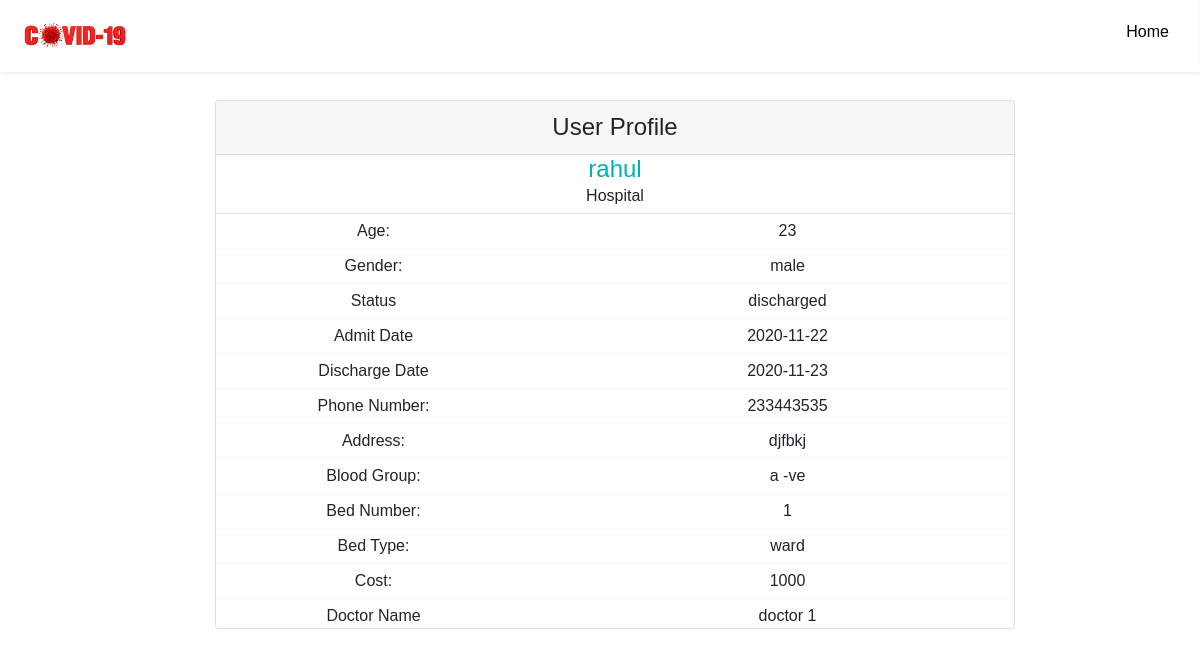
/patient/1, run on the app's committed database.
### models.py (models this page shows, shortened)
class Patient(db.Model):
    __tablename__ = "patient"
    id = db.Column(db.Integer, primary_key=True)
    name = db.Column(db.String(100), nullable=False)
    age = db.Column(db.Integer, nullable=False)
    gender = db.Column(db.String(10), nullable=False)
    status = db.Column(db.String(10), nullable=False)
    admit_date = db.Column(db.DateTime, nullable=False, default=datetime.utcnow)
    discharge_date = db.Column(db.DateTime, nullable=True)
    phone = db.Column(db.Integer, nullable=False)
    address = db.Column(db.Text, nullable=False)
    blood_group = db.Column(db.String(20), nullable=False)
    bed_id = db.Column(db.Integer, db.ForeignKey('bed.id'), nullable=False)
    doctor_id = db.Column(db.Integer, db.ForeignKey('doctor.id'), nullable=False)

class Bed(db.Model):
    __tablename__ = "bed"
    id = db.Column(db.Integer, primary_key=True)
    bed_number = db.Column(db.Integer, nullable=False)
    bed_type = db.Column(db.String(100), nullable=False)
    cost = db.Column(db.Integer, nullable=False)
    hospital_id = db.Column(db.Integer, db.ForeignKey('hospital.id'), nullable=False)
    patients = db.relationship('Patient', backref='bed', lazy=True)

class Doctor(db.Model):
    __tablename__ = "doctor"
    id = db.Column(db.Integer, primary_key=True)
    name = db.Column(db.String(10), nullable=False)
    age = db.Column(db.String(10), nullable=False)
    gender = db.Column(db.String(10), nullable=False)
    hospital_id = db.Column(db.Integer, db.ForeignKey('hospital.id'))
    patients = db.relationship('Patient', backref='doctor', lazy=True)

### app.py (the view)
@app.route('/patient/<int:patient_id>')
def patient_profile(patient_id):
    patient = Patient.query.get_or_404(patient_id)
    return render_template('patient_profile.html' , patient=patient)

### templates/patient_profile.html (shortened to what this page needs)
{% extends 'base.html' %}
{% block content %}
<div class="profile__header">
    <div class="container profile__container">
        <div class="card">
            <div class="card-header">  <h4 >User Profile</h4></div>
                <div class="title">
                    <h4 style="color:#00b1b1;">{{ patient.name }} </h4>
                    <span><p>Hospital</p></span>
                </div>
                <hr style="margin:5px 0 5px 0;">
                  <div class="row">
                        <div class="col-sm-5 col-xs-6 tital">Age:</div>
                        <div class="col-sm-7 col-xs-6">{{ patient.age }}</div>
                  </div>
                  <div class="bot-border"></div>
                  <div class="row">
                    <div class="col-sm-5 col-xs-6 tital">Gender:</div>
                    <div class="col-sm-7">{{ patient.gender }}</div>
                </div>
                <div class="bot-border"></div>
                <div class="row">
                    <div class="col-sm-5 col-xs-6 tital">Status</div>
                    <div class="col-sm-7">{{ patient.status }}</div>
                </div>
                <div class="bot-border"></div>
                <div class="row">
                    <div class="col-sm-5 col-xs-6 tital">Admit Date</div>
                    <div class="col-sm-7">{{ patient.admit_date.strftime('%Y-%m-%d') }}</div>
                </div>
                <div class="bot-border"></div>
                <div class="row">
                    <div class="col-sm-5 col-xs-6 tital">Discharge Date</div>
                    {% if patient.discharge_date %}
                        <div class="col-sm-7">{{ patient.discharge_date.strftime('%Y-%m-%d') }}</div>
                    {% else %}
                        <div class="col-sm-7">----</div>
                    {% endif %}
                </div>
                <div class="bot-border"></div>
                <div class="row">
                    <div class="col-sm-5 col-xs-6 tital">Phone Number:</div>
                    <div class="col-sm-7">{{ patient.phone }}</div>
                </div>
                <div class="bot-border"></div>
                <div class="row">
                    <div class="col-sm-5 col-xs-6 tital">Address:</div>
                    <div class="col-sm-7">{{ patient.address }}</div>
                </div>
                <div class="bot-border"></div>
                <div class="row">
                    <div class="col-sm-5 col-xs-6 tital">Blood Group:</div>
                    <div class="col-sm-7">{{ patient.blood_group }}</div>
                </div>
                <div class="bot-border"></div>
                <div class="row">
                    <div class="col-sm-5 col-xs-6 tital">Bed Number:</div>
                    <div class="col-sm-7">{{ patient.bed.bed_number }}</div>
                </div>
                <div class="bot-border"></div>
                <div class="row">
                    <div class="col-sm-5 col-xs-6 tital">Bed Type:</div>
                    <div class="col-sm-7">{{ patient.bed.bed_type }}</div>
                </div>
                <div class="bot-border"></div>
                <div class="row">
                    <div class="col-sm-5 col-xs-6 tital">Cost:</div>
                    <div class="col-sm-7">{{ patient.bed.cost }}</div>
                </div>
                <div class="bot-border"></div>
                <div class="row">
                    <div class="col-sm-5 col-xs-6 tital">Doctor Name</div>
                    <div class="col-sm-7">{{ patient.doctor.name }}</div>
                </div>
            </div>
    </div>
</div>
{% endblock content %}

### static/css/home.css (style rules this page uses)
* { box-sizing: border-box; padding: 0; margin: 0; font-family: Verdana, Geneva, Tahoma, sans-serif; }
body { width:100%; background: #0f0c29; background: -webkit-linear-gradient(to right, #24243e, #302b63, #0f0c29); background: linear-gradient(to right, #24243e, #302b63, #0f0c29); }
.profile__header .tital { font-size:16px; font-weight:500; }
.profile__header .bot-border { border-bottom:1px #f8f8f8 solid; margin:5px 0 5px 0 }
.profile__header .title { text-align: center; }
.profile__header .card-header { text-align: center; }
.profile__header .card { text-align: center; }
.profile__header .profile__container { width: 830px; position: absolute; margin-top:100px; margin-bottom: 50px; margin-left: 200px; }

### static/css/patient_add.css (style rules this page uses)
.patient_form h1,h2,h3,h4,h5,h6 { margin: 0px; }

### static/css/main.css (style rules this page uses)
.wrapper__main body, h1, h2, h3, h4, h5, h6, blockquote, p, pre, dl, dd, ol, ul, figure, hr, fieldset, legend { margin: 0; padding: 0; }
.wrapper__main h1, h2, h3, h4, h5, h6 { font-weight: 400; }

### data on the page
Patient: name "rahul", age "23", gender "male", status "discharged", admit_date "2020-11-22", discharge_date "2020-11-23", phone "233443535", address "djfbkj", blood_group "a -ve"
Bed: bed.bed_number "1", bed.bed_type "ward", bed.cost "1000"
Doctor: doctor.name "doctor 1"
